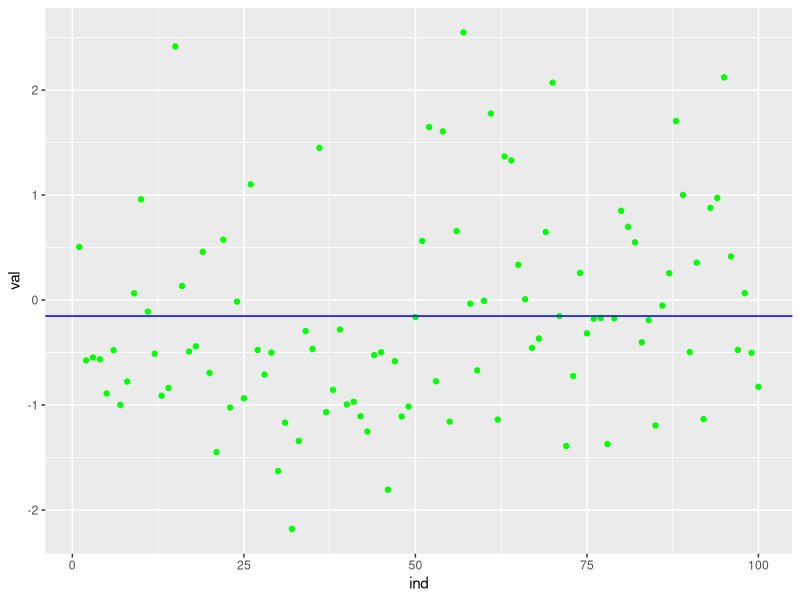
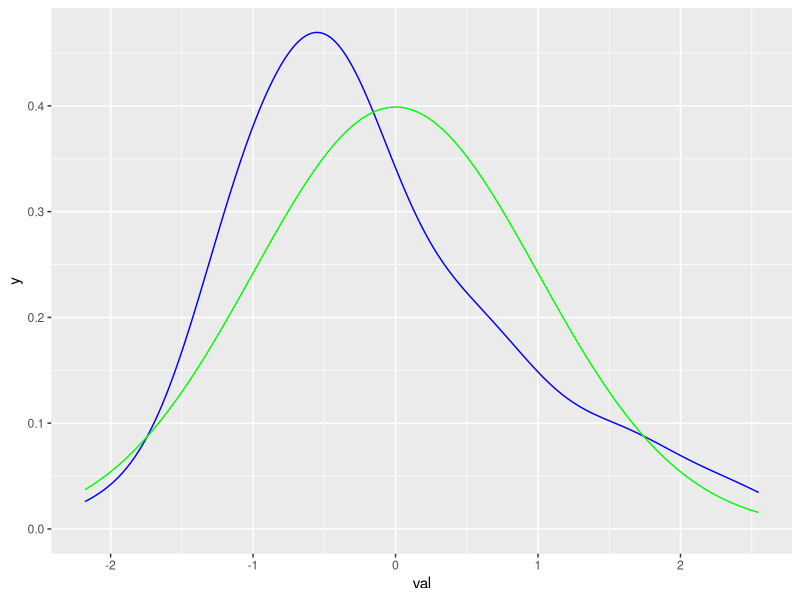

Write R code to recreate these figures, in order.
## ---- chunk 1
knitr::opts_chunk$set(echo = TRUE)
## ---- chunk 2
library(ggplot2) # Библиотека визуализации данных, предоставляющий целостный интерфейс (грамматика графики)
## ---- chunk 3
set.seed(1234)
rnorm(5)
rnorm(5)
set.seed(1234)
rnorm(5)
## ---- chunk 4
vnorm <-  rnorm(100,mean=0, sd=1)
vnorm
df1 <-  data.frame(ind=seq_along(vnorm),val=vnorm)
ggplot(data = df1,aes(x=ind,y=val)) + geom_point(color="green") + geom_hline(yintercept = mean(vnorm),color=c("blue"))
## ---- chunk 5
base <- ggplot(data=df1, aes(x=val, colour = I("blue"))) + geom_density()
base + stat_function(fun = dnorm,color="green")
